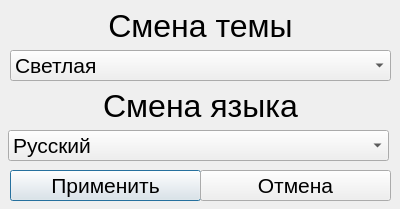
<?xml version="1.0" encoding="UTF-8"?>
<ui version="4.0">
 <class>Dialog</class>
 <widget class="QDialog" name="Dialog">
  <property name="geometry">
   <rect>
    <x>0</x>
    <y>0</y>
    <width>400</width>
    <height>209</height>
   </rect>
  </property>
  <property name="windowTitle">
   <string>Settings</string>
  </property>
  <widget class="QLabel" name="label">
   <property name="geometry">
    <rect>
     <x>10</x>
     <y>10</y>
     <width>381</width>
     <height>31</height>
    </rect>
   </property>
   <property name="font">
    <font>
     <pointsize>24</pointsize>
    </font>
   </property>
   <property name="text">
    <string>Смена темы</string>
   </property>
   <property name="alignment">
    <set>Qt::AlignCenter</set>
   </property>
  </widget>
  <widget class="QComboBox" name="comboBox">
   <property name="geometry">
    <rect>
     <x>10</x>
     <y>50</y>
     <width>381</width>
     <height>31</height>
    </rect>
   </property>
   <property name="font">
    <font>
     <pointsize>16</pointsize>
    </font>
   </property>
   <item>
    <property name="text">
     <string>Светлая</string>
    </property>
   </item>
   <item>
    <property name="text">
     <string>Тёмная</string>
    </property>
   </item>
  </widget>
  <widget class="QPushButton" name="pushButton">
   <property name="geometry">
    <rect>
     <x>10</x>
     <y>170</y>
     <width>191</width>
     <height>31</height>
    </rect>
   </property>
   <property name="font">
    <font>
     <pointsize>16</pointsize>
    </font>
   </property>
   <property name="text">
    <string>Применить</string>
   </property>
  </widget>
  <widget class="QPushButton" name="pushButton_2">
   <property name="geometry">
    <rect>
     <x>200</x>
     <y>170</y>
     <width>191</width>
     <height>31</height>
    </rect>
   </property>
   <property name="font">
    <font>
     <pointsize>16</pointsize>
    </font>
   </property>
   <property name="text">
    <string>Отмена</string>
   </property>
  </widget>
  <widget class="QLabel" name="label_2">
   <property name="geometry">
    <rect>
     <x>10</x>
     <y>90</y>
     <width>381</width>
     <height>31</height>
    </rect>
   </property>
   <property name="font">
    <font>
     <pointsize>24</pointsize>
    </font>
   </property>
   <property name="text">
    <string>Смена языка</string>
   </property>
   <property name="alignment">
    <set>Qt::AlignCenter</set>
   </property>
  </widget>
  <widget class="QComboBox" name="comboBox_2">
   <property name="geometry">
    <rect>
     <x>8</x>
     <y>130</y>
     <width>381</width>
     <height>31</height>
    </rect>
   </property>
   <property name="font">
    <font>
     <pointsize>16</pointsize>
    </font>
   </property>
   <item>
    <property name="text">
     <string>Русский</string>
    </property>
   </item>
   <item>
    <property name="text">
     <string>Английский</string>
    </property>
   </item>
   <item>
    <property name="text">
     <string>Китайский</string>
    </property>
   </item>
   <item>
    <property name="text">
     <string>Немецкий</string>
    </property>
   </item>
  </widget>
 </widget>
 <resources/>
 <connections/>
</ui>
